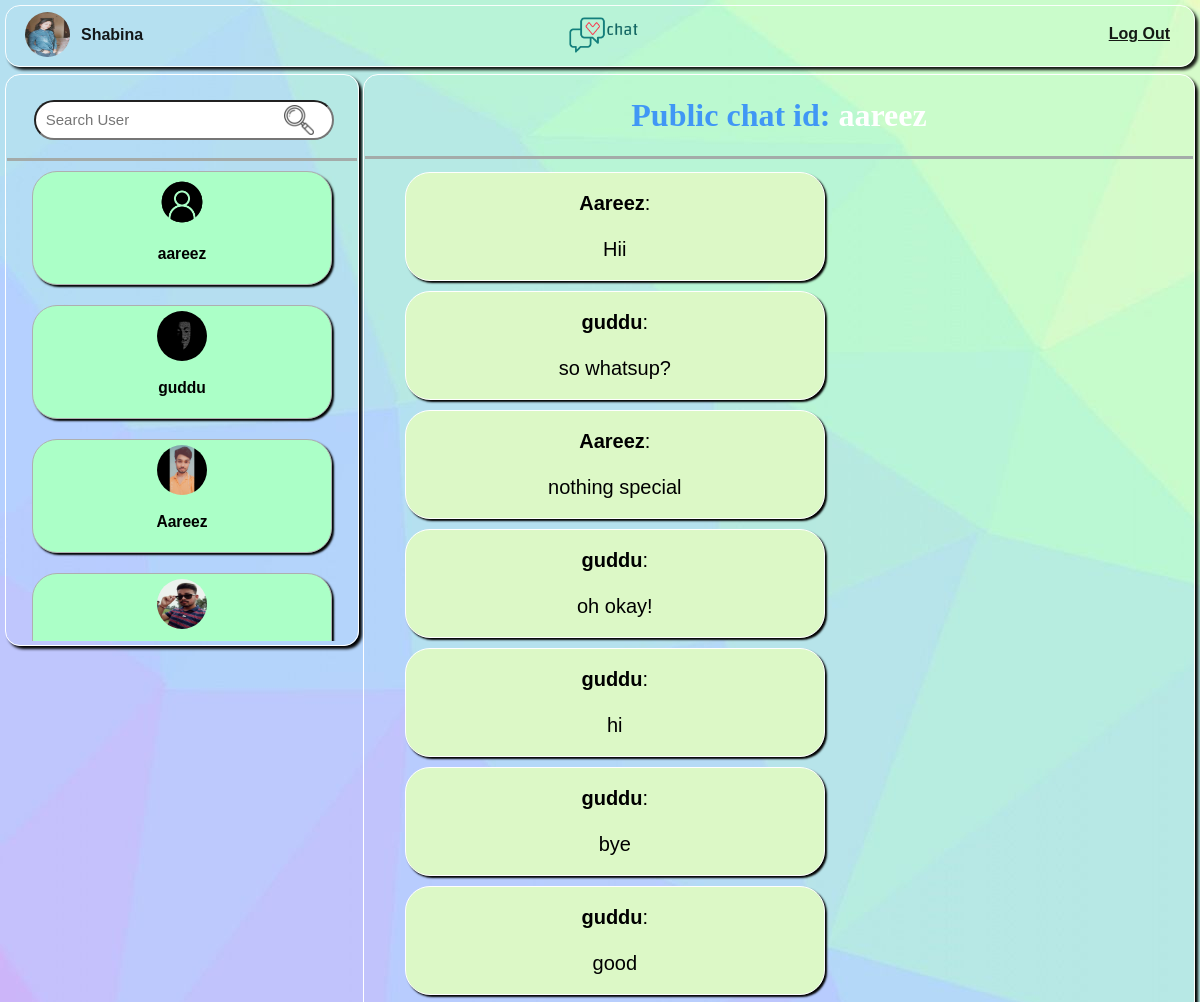
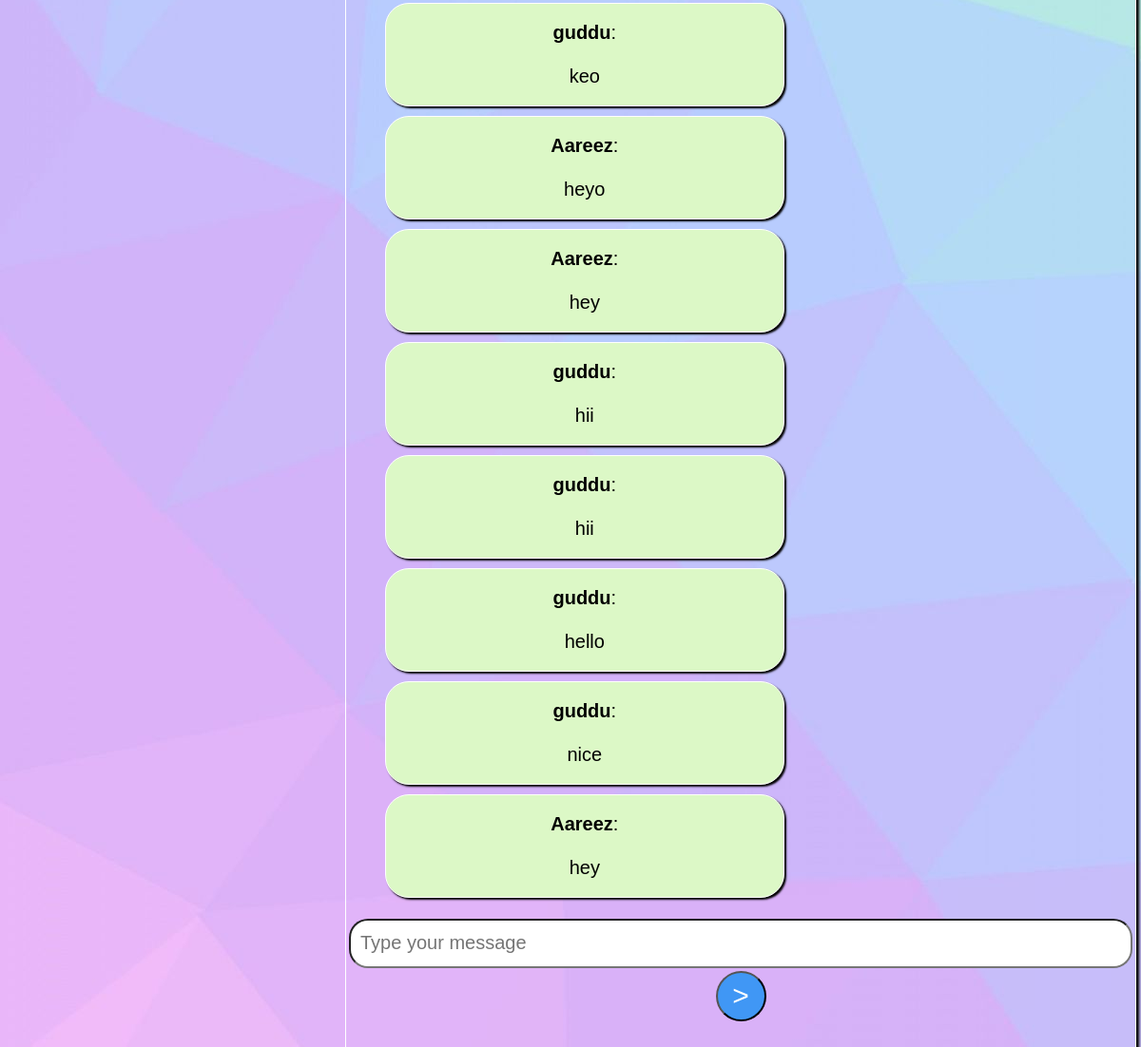
The app's page /app/aareez/ (signed in) with its own data (2 pictures, top to bottom).
### app/models.py (models this page shows, shortened)
class UserProfileInfo(models.Model):
    user=models.OneToOneField(User,on_delete=models.CASCADE)
    portfolio_site=models.URLField(blank=True)
    profile_pic=models.ImageField(upload_to='profile_pics',blank=True)

class Message(models.Model):
    username = models.CharField(max_length=255)
    room = models.CharField(max_length=255)
    content = models.TextField()
    date_added = models.DateTimeField(auto_now_add=True)
    class Meta:
        ordering = ('date_added',)

### app/views.py (the view)
# urls.py: path('app/<str:room_name>/',views.room,name="room"),
@login_required
def room(request,room_name):
    all_users = User.objects.exclude(id=request.user.id)
    username = request.user.username
    userID=request.user.id
    messages = Message.objects.filter(room=room_name)[::-1][0:15][::-1]
    l=room_name.split('and')
    contextd={'room_name':room_name,'allUsers':all_users,'username':username, 'messages': messages,'userID':userID}
    try:
        fir=int(l[0])
        contextd['fir']=fir
        las=int(l[-1])
        contextd['las']=las
    except:
        pass
    return render(request,'app/room.html',contextd)

### templates/app/room.html (shortened to what this page needs)
<!DOCTYPE html>
{% extends 'app/base2.html' %}
{% load static %}
{% block content2 %}
    <div id='chatuser'>
    {% if fir %}
    {% for singleUser in allUsers %}
    {% if singleUser.id == fir and request.user.id == las %}
    {% if singleUser.userprofileinfo.profile_pic.url %}
    <img id='usrlog' src="{{ singleUser.userprofileinfo.profile_pic.url}}" >
    {% else %}
    <img id='usrlog' src="{% static 'user.png' %}" >
    {% endif %}
    <h3 id="usrlogusrnme">{{singleUser.username}}</h3>
    <button id="vcbtn" onclick="startvc()"><img id="vcbtnimg" src='{% static "videocall.png" %}'/></button>
    <button id="joinvid" onclick="joinvc()" >Join</button>
    {{ singleUser.username|json_script:"json-musername" }}
    {% elif singleUser.id == las and request.user.id == fir %}
    {% if singleUser.userprofileinfo.profile_pic.url %}
    <img id='usrlog' src="{{ singleUser.userprofileinfo.profile_pic.url}}" >
    {% else %}
    <img id='usrlog' src="{% static 'user.png' %}" >
    {% endif %}
    <h3 id="usrlogusrnme">{{singleUser.username}}</h3>
    <button id="vcbtn" onclick="startvc()"><img id="vcbtnimg" src='{% static "videocall.png" %}'/></button>
    <button id="joinvid" onclick="joinvc()" >Join</button>
    {{ singleUser.username|json_script:"json-musername" }}
    {% endif %}
    {%endfor%}
    {% else %}
        <h1 style="color:rgb(64, 151, 245);">Public chat id:<span style="color:white;"> {{room_name}}</span> </h1>
    {% endif %}
   </div>
    {% block vc %}
    <ul id="chat-log">
       {% for m in messages %}
        {% if m.username == request.user.username %}
        <li class="sentt">
        <b>You</b>:
            <br><br>
        {{ m.content }}
        <br>
        </li>
        {% else %}
        <li class="repliess">
        <b>{{ m.username }}</b>:
            <br><br>
        {{ m.content }}
        <br>
        </li>
        {% endif %}
        {% endfor %}
    </ul>
    <div id='inputstuff'>
    <input id="chat-message-input" type="text" size="100" style="outline:none;" placeholder="Type your message">
    <button id="chat-message-submit" type="button">></button>
    </div>
    {% endblock %}
    {% endblock %}

### templates/app/base2.html (shortened to what this page needs)
<!DOCTYPE html>
{% load static %}
<html>
<head>
<link rel="stylesheet" href="{% static 'style2.css' %}">
</head>
<body>
<nav>
<table>
<tr>
    <td><a href="{% url 'another' %}"><img id="logo" src="{% static 'Vchatlogo.png' %}" alt="logo" /></a></td>
    <td id="prop">
        {% if request.user.userprofileinfo.profile_pic.url %}
        <a href="{% url 'account' %}"><img id="pp" src="{{request.user.userprofileinfo.profile_pic.url}}"></a>
        {% else %}
        <a href="{% url 'account' %}"><img id="pp" src="{% static 'user.png' %}"></a>
        {% endif %}
    </td>
    <td id="usr"><span id="getusr" style="font-weight:bold;">{{ user.username }}</span></td>
<td style="position:fixed; right:15px;"><a id="lo" href="{% url 'logout' %}">Log Out</a></td>
</tr>
</table>
</nav>
<table>
<tr>
    <td id='o' style="overflow:hidden; height:568px;">
        <div id="likenav">
        <br>
        <input type="search" placeholder="Search User" id="srchbar" />
        <button  type="button" style="background:transparent; border:none;"><img id="srchbtn" src="{% static 'searchlogo.png' %}"/></button>
        <br>
        <br>
        </div>
        <div style="height:480px; overflow:auto; width:100%; ">
        {% for singleUser in allUsers%}
            <button id="usrblock" onclick="private({{singleUser.id}})"><div  >
                <div id="user{{singleUser.id}}" >
                {% if singleUser.userprofileinfo.profile_pic.url %}
                <span id="usrlog{{singleUser.id}}"><img id='usrlog' src="{{ singleUser.userprofileinfo.profile_pic.url}}" ></span><h3 id="usrnme{{singleUser.id}}">{{singleUser.username}}</h3>
                {% else %}
                <span id="usrlog{{singleUser.id}}"><img id='usrlog' src="{% static 'user.png' %}" ></span><h3 id="usrnme{{singleUser.id}}">{{singleUser.username}}</h3>
                {% endif %}
                </div>
                </div></button>
        {% endfor %}
        </div>
    </td>
    <td id='t'>
        {% block content2 %}{% endblock %}
    </td>
</tr>
</table>
</body>
</html>

### static/style2.css (style rules this page uses)
body { background-color: white; background-image:url('wallpaper.jpg'); text-align: center; color: black; font-family: Helvetica, sans-serif; }
nav { position:fixed; top:5px; right:5px; left:5px; height:60px; opacity:0.9; border:1px solid white; box-shadow:3px 3px 3px black; border-radius:15px; }
#lo { position:fixed; top:25px; right:30px; color:black; font-weight:bold; }
#o { position:fixed; top:69px; left:0px; width:350px; bottom:5px; border:1px solid white; box-shadow:3px 3px 3px black; border-radius:15px; margin:5px; background:transparent; }
#t { position:fixed; top:69px; right:0px; left:358px; bottom:5px; border:1px solid white; box-shadow:3px 3px 3px black; border-radius:15px; margin:5px; overflow:auto; }
#logo { position:fixed; top:-25px; left:45%; height:120px; }
#usr { position:fixed; top:25px; left:80px; }
#pp { position:fixed; top:12px; left:25px; height:45px; width:45px; border-radius:50px; }
#chat-log { font-size:20px; resize:none; height:69%; width:97%; background:transparent; border-radius:15px; padding:10px; overflow:auto; margin-top:5px; margin-bottom:2px; }
#chat-message-submit { display:inline-block; background-color:rgb(64, 151, 245); color:white; font-size:30px; height:53px; width:53px; border-radius:50px; position:relative; top:3px; }
#chat-message-input { display:inline-block; border-radius:20px; font-size:20px; width:800px; height:28px; padding:10px; }
#usrblock { min-width:300px; min-height:64px; border:1px solid rgb(174, 175, 176); border-radius:25px; padding:5px; margin:10px; box-shadow:2px 2px 2px black; background-color:rgb(171, 255, 199); cursor:pointer; }
h1 { font-family: 'Monoton', cursive; }
#srchbar { outline:none; height:40px; width:300px; border-radius:25px; font-size:15px; padding:10px; position:relative; left:25px; }
#srchbtn { height:30px; width:30px; background:transparent; position:relative; top:10px; left:-35px; opacity:0.7; cursor:pointer; }
#t #chat-log li.repliess { background-color:rgb(220, 248, 198); border:1px solid white; border-radius:25px; color:black; padding-top:19px; padding-bottom:19px; padding-right:8px; padding-left:8px; font-size:20px; min-height:35px; max-width:50%; box-shadow:2px 2px 2px black; display:block; word-wrap:break-word; margin:10px; position:relative; left:20px; }
#likenav { background:transparent; border-bottom:3px solid rgb(164, 171, 169); }
#usrlog { height:50px; width:50px; border-radius:100px; }
#chatuser { border-bottom:3px solid rgb(164, 171, 169); }

### records on screen
Message: username "Aareez", content "Hii"
Message: username "guddu", content "so whatsup?"
Message: username "Aareez", content "nothing special"
Message: username "guddu", content "oh okay!"
Message: username "guddu", content "hi"
Message: username "guddu", content "bye"
Message: username "guddu", content "good"
Message: username "guddu", content "keo"
Message: username "Aareez", content "heyo"
Message: username "Aareez", content "hey"
Message: username "guddu", content "hii"
Message: username "guddu", content "hii"
Message: username "guddu", content "hello"
Message: username "guddu", content "nice"
Message: username "Aareez", content "hey"

### other values on screen
{{ user.username }} "Shabina"
{{ singleUser.username }} "aareez"
{{ singleUser.username }} "guddu"
{{ singleUser.username }} "Aareez"
{{ room_name }} "aareez"
